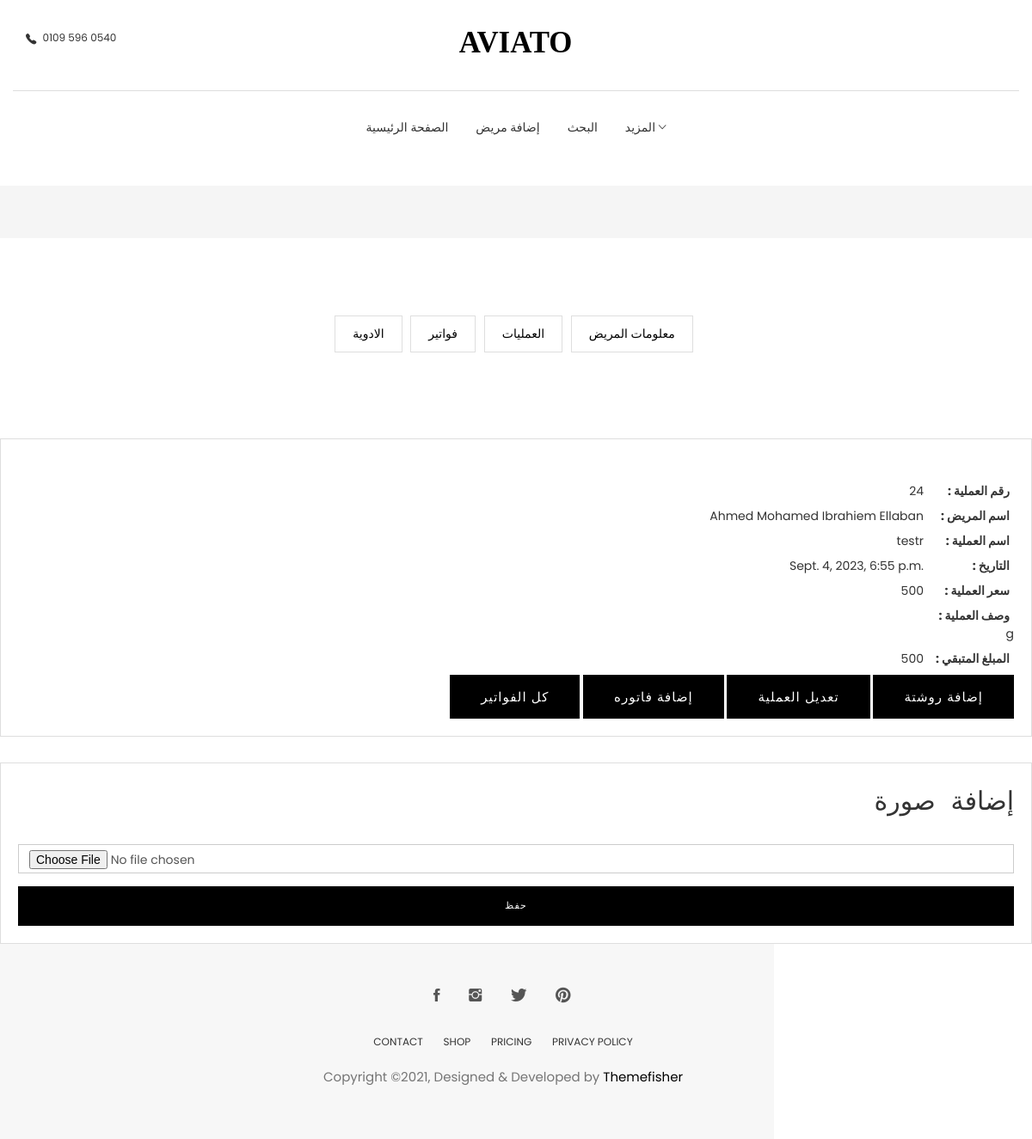
Page /patient/patient_details/operations/1-Ahmed Mohamed Ibrahiem Ellaban/24 (signed in) on the earlier database version.
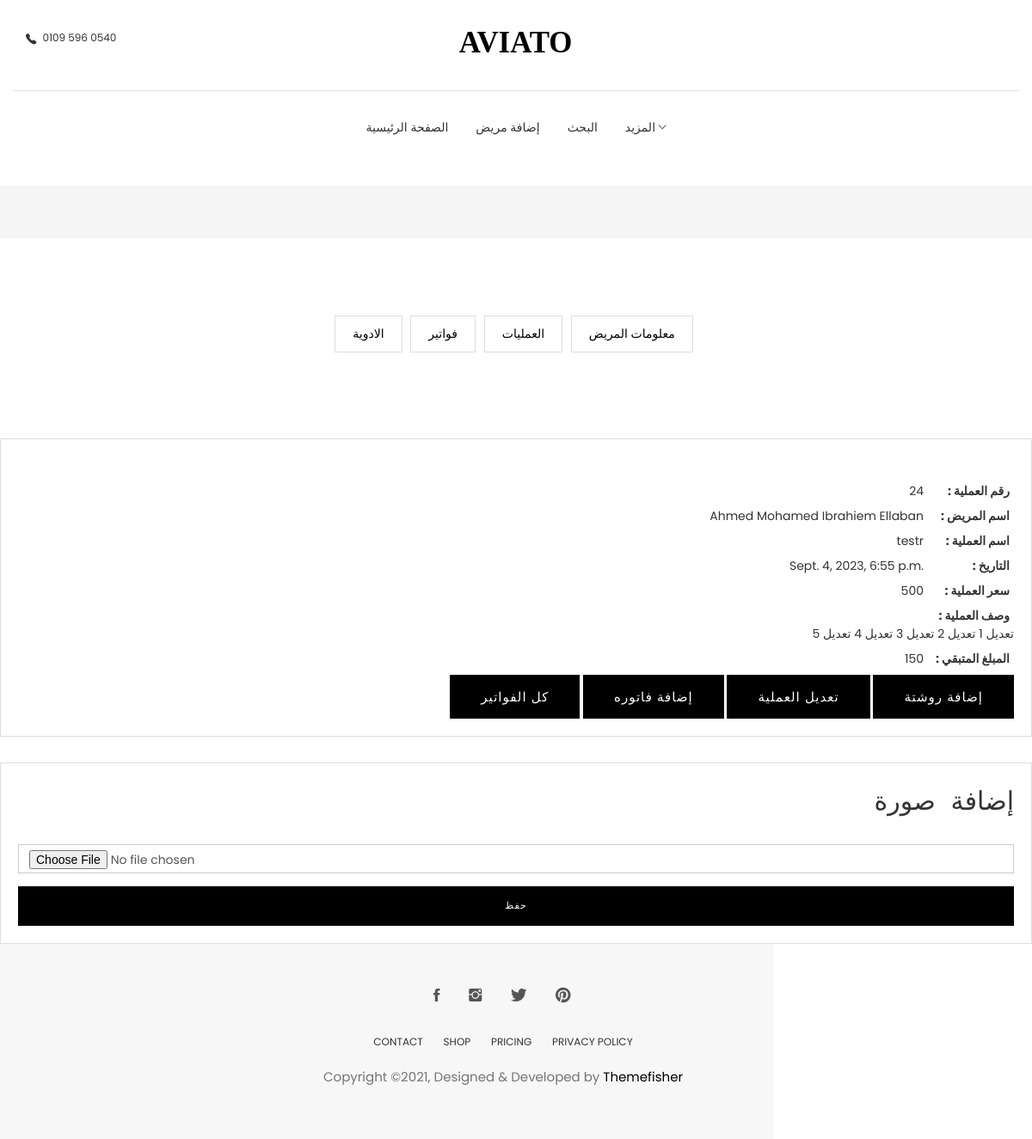
Same page on the later database version.
### patient/models.py (models this page shows, shortened)
class Operation(models.Model):
    id = models.AutoField(primary_key=True, null=False, blank=False)
    patient = models.ForeignKey(Patient, null=False, blank=False, on_delete=models.CASCADE)
    user = models.ForeignKey(User, blank=False, null=False, on_delete=models.DO_NOTHING)
    name = models.CharField(max_length=15, null=False, blank=False)
    datetime = models.DateTimeField(auto_now_add=True,auto_created=True)
    price = models.IntegerField(blank=False, null=False)
    description = models.TextField(max_length=1000, blank=True, null=True)
    remaining_amount = models.IntegerField(null=False, blank=False, default=0)

class Patient(models.Model):
    id = models.AutoField(primary_key=True, null=False, blank=False)
    user = models.ForeignKey(User, on_delete=models.DO_NOTHING)
    full_name = models.CharField(max_length=40, null=False, blank=False)
    phone = models.CharField(max_length=11, null=True, blank=False)
    age = models.IntegerField(null=True, blank=True, default=0)
    city = models.CharField(max_length=15, null=False, blank=False)
    description = models.TextField(max_length=1000)

### patient/views.py (the view)
# urls.py: path('patient_details/operations/<int:id>-<str:full_name>/<int:op_id>', operation_details, name='operation_details'),
@login_required
def operation_details(request, *args, **kwargs):
    form = AddOperationImage(request.POST, request.FILES)
    operation = Operation.objects.get(id=kwargs['op_id'])
    images = OperationImage.objects.filter(operation=operation)
    if request.method == 'POST':
        if form.is_valid():
            over_ride_form = form.save(commit=False)
            over_ride_form.user = request.user
            over_ride_form.operation = operation
            over_ride_form.save()
            return redirect(request.META['HTTP_REFERER'])
    else:
        form = AddOperationImage()
    context = {
        "page_title": 'معلومات العملية'+f"( {operation.id} )",
        "form": form,
        'operation': operation,
        "images": images,
    }
    return render(request, 'operation_details.html', context)

### patient/forms.py
class AddOperationImage(forms.ModelForm):
    class Meta:
        model = OperationImage
        fields = ['image']
    def __init__(self, *args, **kwargs):
        super().__init__(*args, **kwargs)
        self.fields['image'].label = ''

### patient/templates/operation_details.html (shortened to what this page needs)
{% extends 'base_profile.html' %}
{% load static %}
{% load bootstrap4 %}
{% block profile %}
<section class="user-dashboard page-wrapper">
  <div class="container">
    <div class="row">
      <div class="col-md-12">
        <ul class="list-inline dashboard-menu text-center">
          <li><a href="dashboard.html">الادوية</a></li>
          <li><a href="order.html">فواتير</a></li>
          <li><a href="{% url 'patient:add_operation' id=operation.patient.id full_name=operation.patient.full_name %}">العمليات</a></li>
          <li><a href="{% url 'patient:patient_details' id=operation.patient.id full_name=operation.patient.full_name  %}">معلومات المريض</a></li>
        </ul>
      </div>
    </div>
  </div>
</section>
        <div class="dashboard-wrapper dashboard-user-profile">
          <div class="media">
            <div class="media-body">
              <ul class="user-profile-list" style="text-align:right;">
                <li>{{operation.id}}<span>: رقم العملية  </span></li>
                <li>{{operation.patient.full_name}}<span>: اسم المريض </span></li>
                <li>{{operation.name}}<span>: اسم العملية </span></li>
                <li>{{operation.datetime}}<span>: التاريخ  </span></li>
                <li>{{operation.price}}<span>: سعر العملية </span></li>
                <li><span>: وصف العملية </span><br>{{operation.description}}</li>
                <li>{{operation.remaining_amount}}<span>: المبلغ المتبقي  </span></li>
                  <a href="{% url 'dashboard:operation_billing' id=operation.id %}">
                    <input class="btn btn-main text-center " style="font-size:15px" type="submit" value="كل الفواتير ">
                 </a>
                  {% if operation.remaining_amount > 0 %}
                 <a href="{% url 'dashboard:billing' id=operation.id %}">
                    <input class="btn btn-main text-center " style="font-size:15px" type="submit" value="إضافة فاتوره">
                 </a>
                  {% else %}
                  <input class="btn btn-main text-center " disabled style="font-size:15px" type="submit" value="تم السداد">
                  {% endif %}
                  <a href="{% url 'patient:edit_operation' id=operation.id %}">
                    <input class="btn btn-main text-center " style="font-size:15px" type="submit" value="تعديل العملية">
                 </a>
                 <a href="{% url 'dashboard:billing' id=operation.id %}">
                    <input class="btn btn-main text-center " style="font-size:15px" type="submit" value="إضافة روشتة">
                 </a>
              </ul>
            </div>
          </div>
        </div>
        <div class="dashboard-wrapper dashboard-user-profile ">
          <div class="media">
            <div class="media-body">
                <form method="POST" onsubmit="disableButton(this)" enctype="multipart/form-data" style="text-align:right;">
                    <h4 class="widget-title" style="text-align:right; font-family:monospace; font-size:30px;">إضافة صورة</h4>
                    {% bootstrap_form form %}
            		<input class="btn btn-main text-center w-100" type="submit" value="حفظ" id="submitButton">
                </form>
            </div>
          </div>
        </div>
{% endblock %}
{% block image %}
    <div class="col-md-9">
			<div class="row">
{% endblock %}

Differences in the rows shown:
changed Operation "testr": description "g" → "تعديل 1 تعديل 2 تعديل 3 تعديل 4 تعديل 5"; remaining_amount "500" → "150"
